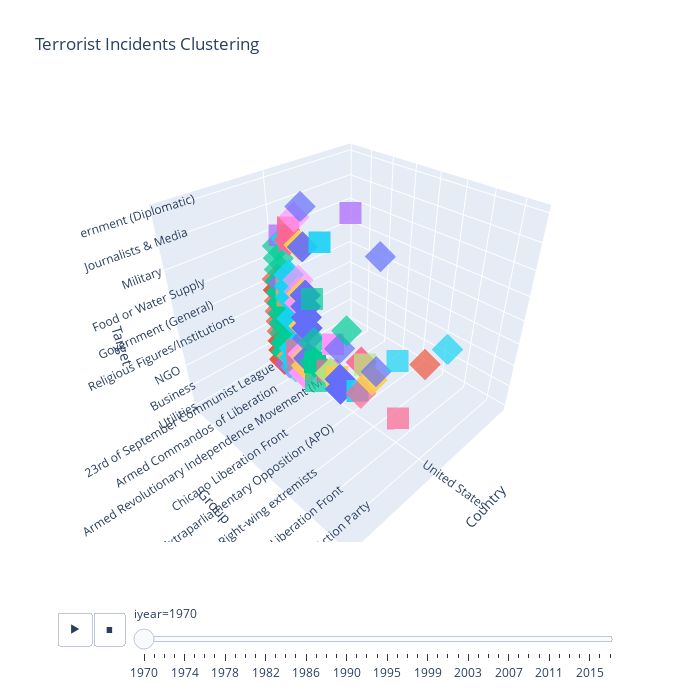

Here is the notebook cell this chart was saved with:
### Markdown cell above
### 3.2.2 Visual Cluster

### Code cell
fig = px.scatter_3d(
    df,
    #dimensions
    x="country_txt",
    y="gname_txt",
    z="targtype1_txt",
    color="gname_txt",
    symbol="claimed",
    #size="nkill",
    #filter
    animation_frame="iyear",
    #appearence
    title="Terrorist Incidents Clustering",
    labels={"country_txt": "Country", "gname_txt": "Group", "targtype1_txt" : "Target"},
    opacity=0.7,
)

fig.update_layout(
    scene=
    dict(
        xaxis_title="Country", 
        yaxis_title="Group", 
        zaxis_title="Target"
    ),
    showlegend=False, 
    width=700, height=700,
)

fig.show()
